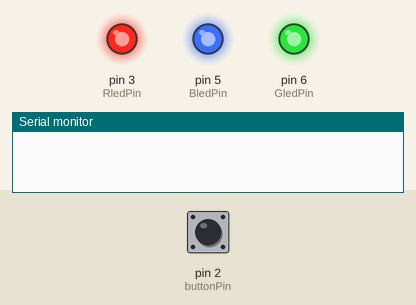
Recording of a sketch running on a simulated Arduino Uno, built with avr-gcc and run on an emulated ATmega328P. On the bench: output pins drawn as LEDs (lit = HIGH), the last lines printed to the serial monitor. The test bench sets the inputs (shaded band); at power-on: pin 2 (buttonPin) HIGH.

Above: at 1.2 s.
1.3 s: pin 2 (buttonPin) pulled LOW for 0.15 s
At 1.9 s:
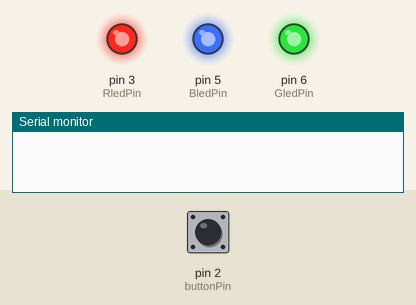
4.4 s: pin 2 (buttonPin) pulled LOW for 1 s
At 7.8 s:
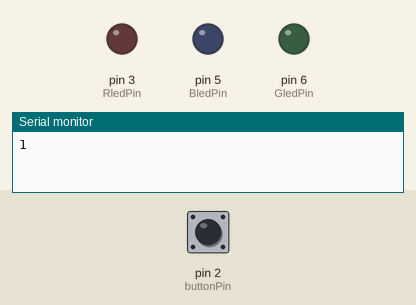
Timing chart, 0 to 14.4 s (numbered marks = the images above; inputs shaded):
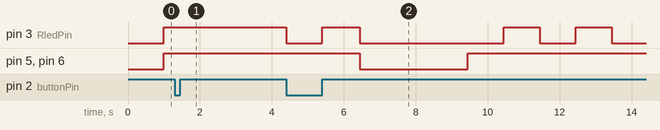

Measured:
- after the input at 1.3 s, pin 3 (RledPin), pin 5 (BledPin), pin 6 (GledPin): stays HIGH (without the input it goes to LOW after 0.70 s)

The sketch:

gameplay_presstoy.ino
```cpp
const int buttonPin = 2; // the number of the pushbutton pin
const int RledPin = 3; // the number of the R pin
const int GledPin = 6; // the number of the G pin
const int BledPin = 5; // the number of the B pin

// variables will change:
int buttonState = 0; // variable for reading the pushbutton status
int ledState = LOW;
bool ButtonPressed = false;

unsigned long previousMillis = 0; // will store last time LED was updated
unsigned long previousMillis2 = 0; // will store last time LED was updated
const long interval = 1000; // interval at which to blink (milliseconds)
const long Gametime = 5000;
const long result = 3000;
bool Gamestart = false;
int hits = 0;
int color = 0;

void setup() {
 // initialize the LED pin as an output:
  pinMode(RledPin, OUTPUT);
  pinMode(GledPin, OUTPUT);
  pinMode(BledPin, OUTPUT);
  pinMode(buttonPin, INPUT);
  Serial.begin(9600);
}

void loop() {
  unsigned long currentMillis = millis();
  unsigned long currentMillis2 = millis();
  buttonState = digitalRead(buttonPin);

  if (Gamestart == false){
    if (currentMillis - previousMillis >= interval) {
    previousMillis = currentMillis;
      if (ledState == LOW) {
      ledState = HIGH;
      }
      else {
      ledState = LOW;
      }
    }
    if (color == 1){
      if (ledState == LOW) {
      digitalWrite(RledPin, LOW);
      digitalWrite(GledPin, HIGH);
      digitalWrite(BledPin, HIGH);
    }
    else {
      digitalWrite(RledPin, HIGH);
      digitalWrite(GledPin, HIGH);
      digitalWrite(BledPin, HIGH);
    }
  }
    else if (color == 2){
      if (ledState == LOW) {
      digitalWrite(RledPin, HIGH);
      digitalWrite(GledPin, HIGH);
      digitalWrite(BledPin, LOW);
    }
    else {
      digitalWrite(RledPin, HIGH);
      digitalWrite(GledPin, HIGH);
      digitalWrite(BledPin, HIGH);
      }
  }
    else if (color == 3){
      if (ledState == LOW) {
      digitalWrite(RledPin, HIGH);
      digitalWrite(GledPin, LOW);
      digitalWrite(BledPin, HIGH);
    }
    else {
      digitalWrite(RledPin, HIGH);
      digitalWrite(GledPin, HIGH);
      digitalWrite(BledPin, HIGH);
      }
  }
    else if (color == 0){
      if (ledState == LOW) {
      digitalWrite(RledPin, LOW);
      digitalWrite(GledPin, LOW);
      digitalWrite(BledPin, LOW);
    }
    else {
      digitalWrite(RledPin, HIGH);
      digitalWrite(GledPin, HIGH);
      digitalWrite(BledPin, HIGH);
    }
  }
  if(buttonState == LOW && !ButtonPressed) {
    ButtonPressed = true;
  }
    else if(buttonState == HIGH && ButtonPressed){
    ButtonPressed = false;
    previousMillis = currentMillis;
    hits=0;
    digitalWrite(RledPin, HIGH);
    digitalWrite(GledPin, HIGH);
    digitalWrite(BledPin, HIGH);
    Gamestart = true;
    }
  }
 else if (Gamestart == true) {
    if (currentMillis - previousMillis >= Gametime) {
      if (currentMillis2 - previousMillis2 >= result ) {
        Gamestart = false ;
      }
      else{
      digitalWrite(RledPin, LOW);
      digitalWrite(GledPin, LOW);
      digitalWrite(BledPin, LOW);
      if (hits <= 10){
        color = 1 ;
      }
      else if (10 < hits && hits <= 20){
        color = 2 ;
      }
      else if (hits >20){
        color = 3 ;
      }
    }
  }
    else {
      previousMillis2 = currentMillis2;
       if(buttonState == LOW && ButtonPressed == false) {
          ButtonPressed = true;
          hits = hits + 1 ;
          Serial.println(hits);
          digitalWrite(RledPin, LOW);
          digitalWrite(GledPin, HIGH);
          digitalWrite(BledPin, HIGH);
        }
        else if (buttonState == HIGH && ButtonPressed == true){
          ButtonPressed = false;
            digitalWrite(RledPin, HIGH);
            digitalWrite(GledPin, HIGH);
            digitalWrite(BledPin, HIGH);
        }
      }
    }
  }
```
